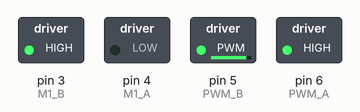
Recording of a sketch running on a simulated Arduino Uno, built with avr-gcc and run on an emulated ATmega328P. Shown: switched loads named in the sketch (green lamp = pin HIGH).

Above: at 0.1 s.
Timing chart, 0 to 1.6 s (numbered marks = the images above):
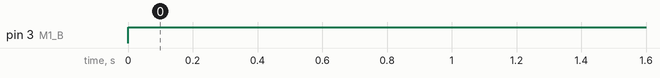

Measured:
- by itself, pin 3 (M1_B): LOW → HIGH at 0.00 s

The sketch:

Prueba_Motores.ino
```cpp
// Prueba de Motores

// Motor Izquierdo
#define M1_B 3
#define M1_A 4
#define PWM_A 6

// Motor Derecho
#define M2_B 2
#define M2_A 7
#define PWM_B 5

void setup() {
  Serial.begin(9600);
  pinMode(M1_B, OUTPUT);
  pinMode(M1_A, OUTPUT);
  pinMode(M1_B, OUTPUT);
  pinMode(M1_A, OUTPUT);
  pinMode(PWM_A, OUTPUT);
  pinMode(PWM_B, OUTPUT);

  analogWrite(PWM_A, 255);
  analogWrite(PWM_B, (255-30));
}

void loop()
{
  Adelante();
}

void Adelante() {

  digitalWrite(M1_B, HIGH);
  digitalWrite(M2_B, LOW);
  digitalWrite(M1_A, LOW);
  digitalWrite(M2_A, HIGH);
}

void Atras() {
  digitalWrite(M1_B, LOW);
  digitalWrite(M2_B, HIGH);
  digitalWrite(M1_A, HIGH);
  digitalWrite(M2_A, LOW);
}

void Derecha() {
  digitalWrite(M1_B, HIGH);
  digitalWrite(M2_B, HIGH);
  digitalWrite(M1_A, LOW);
  digitalWrite(M2_A, LOW);
}

void Izquierda() {
  digitalWrite(M1_B, LOW); // Izquierda adelante
  digitalWrite(M2_B, LOW); // Derecha atras
  digitalWrite(M1_A, HIGH);// Izquierda atras
  digitalWrite(M2_A, HIGH); // Derecha adelante
}
```
